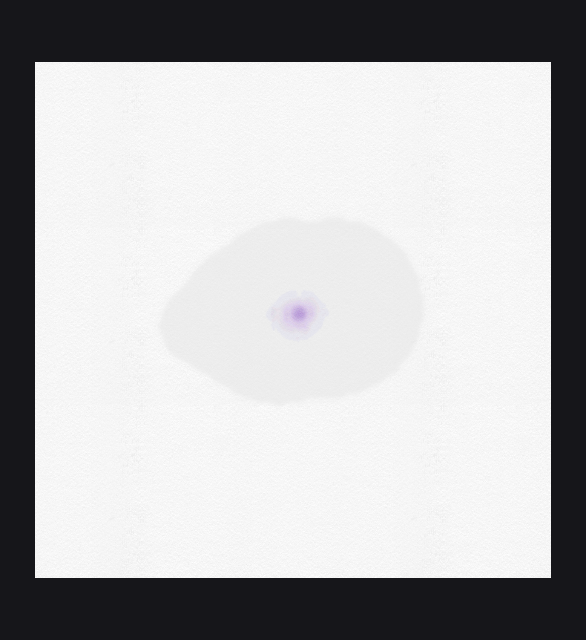
#> input picture docs/qa/harness/728-gl-queue-batch/final-reveal-evidence/final.png, 586 x 640 px, found by its file name
$ python compare.py ../../../docs/qa/harness/728-gl-queue-batch/final-reveal-evidence/final.png ../../../docs/qa/harness/728-gl-queue-batch/final-reveal-evidence/final.png
#> lines starting #> are read from the running program, lines starting #| are printed output that depends on the picture
#!/usr/bin/env python3
"""Side-by-side sheets: sandbox vs photos vs the current tool.

compare.py <runs dir> <out dir>
  <runs dir>/all1024, ilya1024, bloom1024 — outputs of `shoot.mjs shots`
Photos come from the main checkout's temp/watercolor-ref and temp/wc-out/photos,
the current tool from temp/wc-round7-vs-photos.png (its left column is a clean
re-render of Ilya's room with the room's engine, same series as the photos)."""
import sys
from pathlib import Path
from PIL import Image, ImageDraw, ImageFont

runs, out = Path(sys.argv[1]), Path(sys.argv[2])
out.mkdir(parents=True, exist_ok=True)
T = Path('/home/suselman/projects/pencil/temp')
REF = T / 'watercolor-ref'
PH = T / 'wc-out' / 'photos'
R7 = T / 'wc-round7-vs-photos.png'
try:
    FONT = ImageFont.truetype('DejaVuSans.ttf', 17)
    BIG = ImageFont.truetype('DejaVuSans-Bold.ttf', 22)
except OSError:
    FONT = BIG = ImageFont.load_default()


def crop(path, box=None):
#> called with box = (0, 0, 341, 512)
    im = Image.open(path).convert('RGB')
    return im.crop(box) if box else im
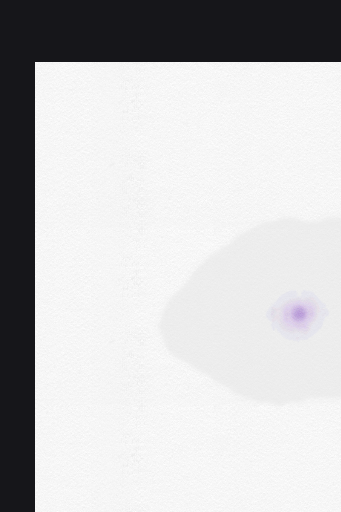
#> returned value: PIL image 341x512 RGB; mean R, G, B 197.2, 197.1, 198.1


# 'all' script panels on the 1024 canvas: 3 columns × 2 rows
def panel(c, r, name='final'):
    return crop(runs / 'all1024' / f'{name}.png', (c * 341, r * 512, (c + 1) * 341, (r + 1) * 512))


# 'ilya' cells: 2 columns × 3 rows
def cell(c, r, name='final'):
    return crop(runs / 'ilya1024' / f'{name}.png', (c * 512 + 20, r * 341 + 10, (c + 1) * 512 - 20, (r + 1) * 341 - 10))
#> call 2 of crop, with box = (20, 10, 492, 331)
#> in crop (call 2), `return im.crop(box) if box else im`:
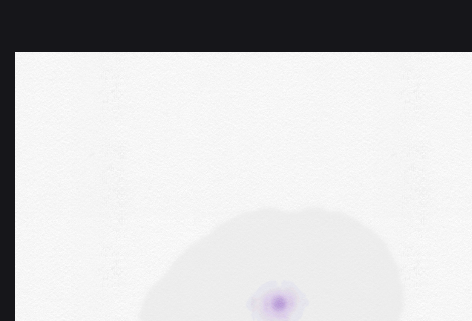
#> returned value: PIL image 472x321 RGB; mean R, G, B 202.2, 202.1, 203


# the current tool, left column of round 7 (coordinates in the original sheet)
R7_BOX = {1: (8, 49, 661, 577), 2: (8, 607, 661, 1074), 4: (8, 1604, 661, 1850), 5: (8, 2053, 661, 2309), 6: (8, 2534, 661, 3272)}


def current(series):
    return crop(R7, R7_BOX[series])


def row(title, tiles, H=300):
    """tiles: list of (label, image)"""
    scaled = []
    for l, im in tiles:
        im = im.resize((max(1, round(im.width * H / im.height)), H), Image.LANCZOS)
        if im.width < 340:  # leave room for the caption
            pad = Image.new('RGB', (340, H), 'white')
            pad.paste(im, ((340 - im.width) // 2, 0))
            im = pad
        scaled.append((l, im))
    W = sum(t.width for _, t in scaled) + 12 * (len(scaled) + 1)
    img = Image.new('RGB', (W, H + 72), 'white')
    d = ImageDraw.Draw(img)
    d.text((12, 6), title, fill='black', font=BIG)
    x = 12
    for l, t in scaled:
        img.paste(t, (x, 38))
        d.text((x, 38 + H + 6), l, fill='#333', font=FONT)
        x += t.width + 12
    return img


def stack(rows, path):
    W = max(r.width for r in rows)
    img = Image.new('RGB', (W, sum(r.height for r in rows) + 10), 'white')
    y = 0
    for r in rows:
        img.paste(r, (0, y))
        y += r.height
    img.save(path)
    print(path, img.size)


rows = {
    'edge': row('Кромка одиночного залива (тайдлайн)', [
        ('песочница: лужа сохнет сама', panel(0, 0)),
        ('песочница: мазки, много воды', cell(0, 0)),
#> (the run stopped early here; a loop or call above may not have finished)
